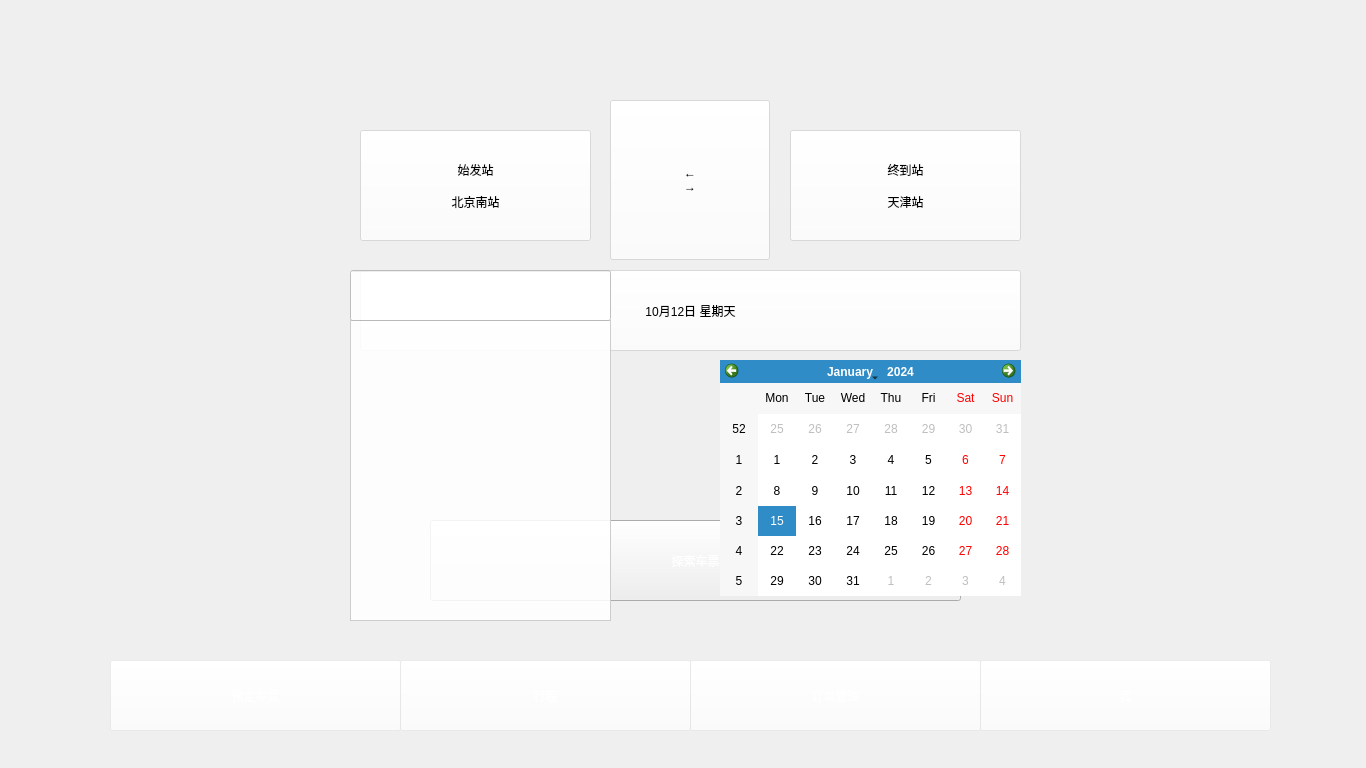
<?xml version="1.0" encoding="UTF-8"?>
<ui version="4.0">
 <class>person</class>
 <widget class="QMainWindow" name="person">
  <property name="geometry">
   <rect>
    <x>0</x>
    <y>0</y>
    <width>1366</width>
    <height>768</height>
   </rect>
  </property>
  <property name="minimumSize">
   <size>
    <width>1366</width>
    <height>768</height>
   </size>
  </property>
  <property name="maximumSize">
   <size>
    <width>1366</width>
    <height>768</height>
   </size>
  </property>
  <property name="windowTitle">
   <string>MainWindow</string>
  </property>
  <widget class="QWidget" name="centralwidget">
   <widget class="QLabel" name="wall">
    <property name="geometry">
     <rect>
      <x>0</x>
      <y>0</y>
      <width>1371</width>
      <height>771</height>
     </rect>
    </property>
    <property name="styleSheet">
     <string notr="true">border-image: url(:/pages/Resource/page3.jpg);</string>
    </property>
    <property name="text">
     <string/>
    </property>
   </widget>
   <widget class="QWidget" name="PersonalInfo_Widget" native="true">
    <property name="enabled">
     <bool>true</bool>
    </property>
    <property name="geometry">
     <rect>
      <x>4118</x>
      <y>20</y>
      <width>1321</width>
      <height>591</height>
     </rect>
    </property>
    <widget class="QPushButton" name="Button_logout">
     <property name="geometry">
      <rect>
       <x>910</x>
       <y>300</y>
       <width>220</width>
       <height>220</height>
      </rect>
     </property>
     <property name="styleSheet">
      <string notr="true">border-image: url(:/button/Resource/buttom_logout.bmp);


</string>
     </property>
     <property name="text">
      <string/>
     </property>
    </widget>
    <widget class="QPushButton" name="Button_Author">
     <property name="geometry">
      <rect>
       <x>540</x>
       <y>300</y>
       <width>220</width>
       <height>220</height>
      </rect>
     </property>
     <property name="styleSheet">
      <string notr="true">border-image: url(:/button/Resource/button_about.jpg);</string>
     </property>
     <property name="text">
      <string/>
     </property>
    </widget>
    <widget class="QLabel" name="label_personalInfo">
     <property name="geometry">
      <rect>
       <x>240</x>
       <y>240</y>
       <width>121</width>
       <height>31</height>
      </rect>
     </property>
     <property name="styleSheet">
      <string notr="true">font: 14pt &quot;黑体&quot;;
color: rgb(255, 255, 255);</string>
     </property>
     <property name="text">
      <string>个人信息</string>
     </property>
    </widget>
    <widget class="QPushButton" name="Button_personalInfo">
     <property name="geometry">
      <rect>
       <x>180</x>
       <y>0</y>
       <width>220</width>
       <height>220</height>
      </rect>
     </property>
     <property name="styleSheet">
      <string notr="true">border-image: url(:/button/Resource/button_person.jpg);</string>
     </property>
     <property name="text">
      <string/>
     </property>
    </widget>
    <widget class="QPushButton" name="Button_setting">
     <property name="geometry">
      <rect>
       <x>180</x>
       <y>300</y>
       <width>220</width>
       <height>220</height>
      </rect>
     </property>
     <property name="styleSheet">
      <string notr="true">border-image: url(:/button/Resource/button_setting.jpg);</string>
     </property>
     <property name="text">
      <string/>
     </property>
    </widget>
    <widget class="QPushButton" name="Button_privacy">
     <property name="geometry">
      <rect>
       <x>910</x>
       <y>0</y>
       <width>220</width>
       <height>220</height>
      </rect>
     </property>
     <property name="styleSheet">
      <string notr="true">border-image: url(:/button/Resource/button_privacy.jpg);</string>
     </property>
     <property name="text">
      <string/>
     </property>
    </widget>
    <widget class="QPushButton" name="Button_money">
     <property name="geometry">
      <rect>
       <x>540</x>
       <y>0</y>
       <width>220</width>
       <height>220</height>
      </rect>
     </property>
     <property name="styleSheet">
      <string notr="true">border-image: url(:/button/Resource/button_money.jpg);</string>
     </property>
     <property name="text">
      <string/>
     </property>
    </widget>
    <widget class="QLabel" name="label_privacy">
     <property name="geometry">
      <rect>
       <x>960</x>
       <y>240</y>
       <width>131</width>
       <height>31</height>
      </rect>
     </property>
     <property name="styleSheet">
      <string notr="true">font: 14pt &quot;黑体&quot;;
color: rgb(255, 255, 255);</string>
     </property>
     <property name="text">
      <string>账户与隐私</string>
     </property>
    </widget>
    <widget class="QLabel" name="label_logout">
     <property name="geometry">
      <rect>
       <x>970</x>
       <y>540</y>
       <width>101</width>
       <height>31</height>
      </rect>
     </property>
     <property name="styleSheet">
      <string notr="true">font: 14pt &quot;黑体&quot;;
color: rgb(255, 255, 255);</string>
     </property>
     <property name="text">
      <string>注销账户</string>
     </property>
    </widget>
    <widget class="QLabel" name="label_anthor">
     <property name="geometry">
      <rect>
       <x>600</x>
       <y>540</y>
       <width>101</width>
       <height>31</height>
      </rect>
     </property>
     <property name="styleSheet">
      <string notr="true">font: 14pt &quot;黑体&quot;;
color: rgb(255, 255, 255);</string>
     </property>
     <property name="text">
      <string>关于作者</string>
     </property>
    </widget>
    <widget class="QLabel" name="label_money">
     <property name="geometry">
      <rect>
       <x>620</x>
       <y>240</y>
       <width>91</width>
       <height>31</height>
      </rect>
     </property>
     <property name="styleSheet">
      <string notr="true">font: 14pt &quot;黑体&quot;;
color: rgb(255, 255, 255);</string>
     </property>
     <property name="text">
      <string>钱包</string>
     </property>
    </widget>
    <widget class="QLabel" name="label_setting">
     <property name="geometry">
      <rect>
       <x>240</x>
       <y>540</y>
       <width>101</width>
       <height>31</height>
      </rect>
     </property>
     <property name="styleSheet">
      <string notr="true">font: 14pt &quot;黑体&quot;;
color: rgb(255, 255, 255);</string>
     </property>
     <property name="text">
      <string>系统设置</string>
     </property>
    </widget>
   </widget>
   <widget class="QPushButton" name="Buy">
    <property name="geometry">
     <rect>
      <x>110</x>
      <y>660</y>
      <width>291</width>
      <height>71</height>
     </rect>
    </property>
    <property name="styleSheet">
     <string notr="true">font: 14pt &quot;黑体&quot;;
background-color: rgba(255, 255, 255, 50);
border-image: url(:/button/Resource/button_select.jpg);
color: rgb(255, 255, 255);</string>
    </property>
    <property name="text">
     <string>预定车票</string>
    </property>
   </widget>
   <widget class="QWidget" name="Buy_widget" native="true">
    <property name="geometry">
     <rect>
      <x>20</x>
      <y>40</y>
      <width>1321</width>
      <height>591</height>
     </rect>
    </property>
    <widget class="QPushButton" name="pushButton_7">
     <property name="geometry">
      <rect>
       <x>410</x>
       <y>480</y>
       <width>531</width>
       <height>81</height>
      </rect>
     </property>
     <property name="styleSheet">
      <string notr="true">font: 24pt &quot;楷体&quot;;
border-image: url(:/button/Resource/button_search.jpg);
color: rgb(255, 255, 255);</string>
     </property>
     <property name="text">
      <string>探索车票</string>
     </property>
    </widget>
    <widget class="QPushButton" name="Button_start">
     <property name="geometry">
      <rect>
       <x>340</x>
       <y>90</y>
       <width>231</width>
       <height>111</height>
      </rect>
     </property>
     <property name="styleSheet">
      <string notr="true">background-color: rgba(255, 255, 255, 120);
font: 16pt &quot;楷体&quot;;</string>
     </property>
     <property name="text">
      <string>始发站

北京南站</string>
     </property>
    </widget>
    <widget class="QPushButton" name="Button_end">
     <property name="geometry">
      <rect>
       <x>770</x>
       <y>90</y>
       <width>231</width>
       <height>111</height>
      </rect>
     </property>
     <property name="styleSheet">
      <string notr="true">background-color: rgba(255, 255, 255, 120);
font: 16pt &quot;楷体&quot;;</string>
     </property>
     <property name="text">
      <string>终到站

天津站</string>
     </property>
    </widget>
    <widget class="QPushButton" name="Button_switch">
     <property name="geometry">
      <rect>
       <x>590</x>
       <y>60</y>
       <width>160</width>
       <height>160</height>
      </rect>
     </property>
     <property name="styleSheet">
      <string notr="true">background-color: rgba(255, 255, 255, 120);
font: 16pt &quot;楷体&quot;;</string>
     </property>
     <property name="text">
      <string>←
→</string>
     </property>
    </widget>
    <widget class="QWidget" name="station_list" native="true">
     <property name="geometry">
      <rect>
       <x>310</x>
       <y>200</y>
       <width>291</width>
       <height>401</height>
      </rect>
     </property>
     <widget class="QLineEdit" name="searchLine">
      <property name="geometry">
       <rect>
        <x>20</x>
        <y>30</y>
        <width>261</width>
        <height>51</height>
       </rect>
      </property>
      <property name="styleSheet">
       <string notr="true">background-color: rgba(255, 255, 255, 220);
font: 16pt &quot;楷体&quot;;</string>
      </property>
     </widget>
     <widget class="QListWidget" name="list_stations">
      <property name="geometry">
       <rect>
        <x>20</x>
        <y>80</y>
        <width>261</width>
        <height>301</height>
       </rect>
      </property>
      <property name="styleSheet">
       <string notr="true">background-color: rgba(255, 255, 255, 220);
font: 16pt &quot;楷体&quot;;</string>
      </property>
     </widget>
     <zorder>list_stations</zorder>
     <zorder>searchLine</zorder>
    </widget>
    <widget class="QPushButton" name="pushButton_13">
     <property name="geometry">
      <rect>
       <x>340</x>
       <y>230</y>
       <width>661</width>
       <height>81</height>
      </rect>
     </property>
     <property name="styleSheet">
      <string notr="true">font: 16pt &quot;微软雅黑&quot;;
background-color: rgba(255, 255, 255, 120);</string>
     </property>
     <property name="text">
      <string>10月12日 星期天</string>
     </property>
    </widget>
    <widget class="QCalendarWidget" name="calendarWidget">
     <property name="geometry">
      <rect>
       <x>700</x>
       <y>320</y>
       <width>301</width>
       <height>236</height>
      </rect>
     </property>
    </widget>
    <zorder>pushButton_7</zorder>
    <zorder>Button_start</zorder>
    <zorder>Button_end</zorder>
    <zorder>Button_switch</zorder>
    <zorder>pushButton_13</zorder>
    <zorder>calendarWidget</zorder>
    <zorder>station_list</zorder>
   </widget>
   <widget class="QPushButton" name="Trip">
    <property name="geometry">
     <rect>
      <x>400</x>
      <y>660</y>
      <width>291</width>
      <height>71</height>
     </rect>
    </property>
    <property name="styleSheet">
     <string notr="true">font: 14pt &quot;黑体&quot;;
background-color: rgba(255, 255, 255, 50);
color: rgb(255, 255, 255);</string>
    </property>
    <property name="text">
     <string>行程</string>
    </property>
   </widget>
   <widget class="QPushButton" name="Order">
    <property name="geometry">
     <rect>
      <x>690</x>
      <y>660</y>
      <width>291</width>
      <height>71</height>
     </rect>
    </property>
    <property name="styleSheet">
     <string notr="true">font: 14pt &quot;黑体&quot;;
background-color: rgba(255, 255, 255, 50);
color: rgb(255, 255, 255);</string>
    </property>
    <property name="text">
     <string>订单管理</string>
    </property>
   </widget>
   <widget class="QPushButton" name="Person">
    <property name="geometry">
     <rect>
      <x>980</x>
      <y>660</y>
      <width>291</width>
      <height>71</height>
     </rect>
    </property>
    <property name="styleSheet">
     <string notr="true">font: 14pt '黑体';
background-color: rgba(255, 255, 255, 50);
color: rgb(255, 255, 255);</string>
    </property>
    <property name="text">
     <string>我</string>
    </property>
   </widget>
   <widget class="QWidget" name="Trip_widget" native="true">
    <property name="geometry">
     <rect>
      <x>1386</x>
      <y>20</y>
      <width>1321</width>
      <height>591</height>
     </rect>
    </property>
    <widget class="QPushButton" name="pushButton_8">
     <property name="geometry">
      <rect>
       <x>300</x>
       <y>230</y>
       <width>761</width>
       <height>171</height>
      </rect>
     </property>
     <property name="text">
      <string>PushButton</string>
     </property>
    </widget>
   </widget>
   <widget class="QWidget" name="Order_widget" native="true">
    <property name="geometry">
     <rect>
      <x>2752</x>
      <y>20</y>
      <width>1321</width>
      <height>631</height>
     </rect>
    </property>
    <widget class="QListWidget" name="listWidget">
     <property name="geometry">
      <rect>
       <x>40</x>
       <y>50</y>
       <width>1231</width>
       <height>521</height>
      </rect>
     </property>
     <property name="styleSheet">
      <string notr="true">background-color: rgba(255, 255, 255, 80);
font: 25 14pt &quot;Microsoft YaHei UI Light&quot;;</string>
     </property>
    </widget>
    <widget class="QLabel" name="label_none">
     <property name="geometry">
      <rect>
       <x>560</x>
       <y>260</y>
       <width>151</width>
       <height>101</height>
      </rect>
     </property>
     <property name="styleSheet">
      <string notr="true">font: 22pt &quot;楷体&quot;;</string>
     </property>
     <property name="text">
      <string>暂无订单</string>
     </property>
    </widget>
   </widget>
   <zorder>wall</zorder>
   <zorder>Buy</zorder>
   <zorder>Trip</zorder>
   <zorder>Order</zorder>
   <zorder>Person</zorder>
   <zorder>PersonalInfo_Widget</zorder>
   <zorder>Buy_widget</zorder>
   <zorder>Trip_widget</zorder>
   <zorder>Order_widget</zorder>
  </widget>
 </widget>
 <resources/>
 <connections/>
</ui>
